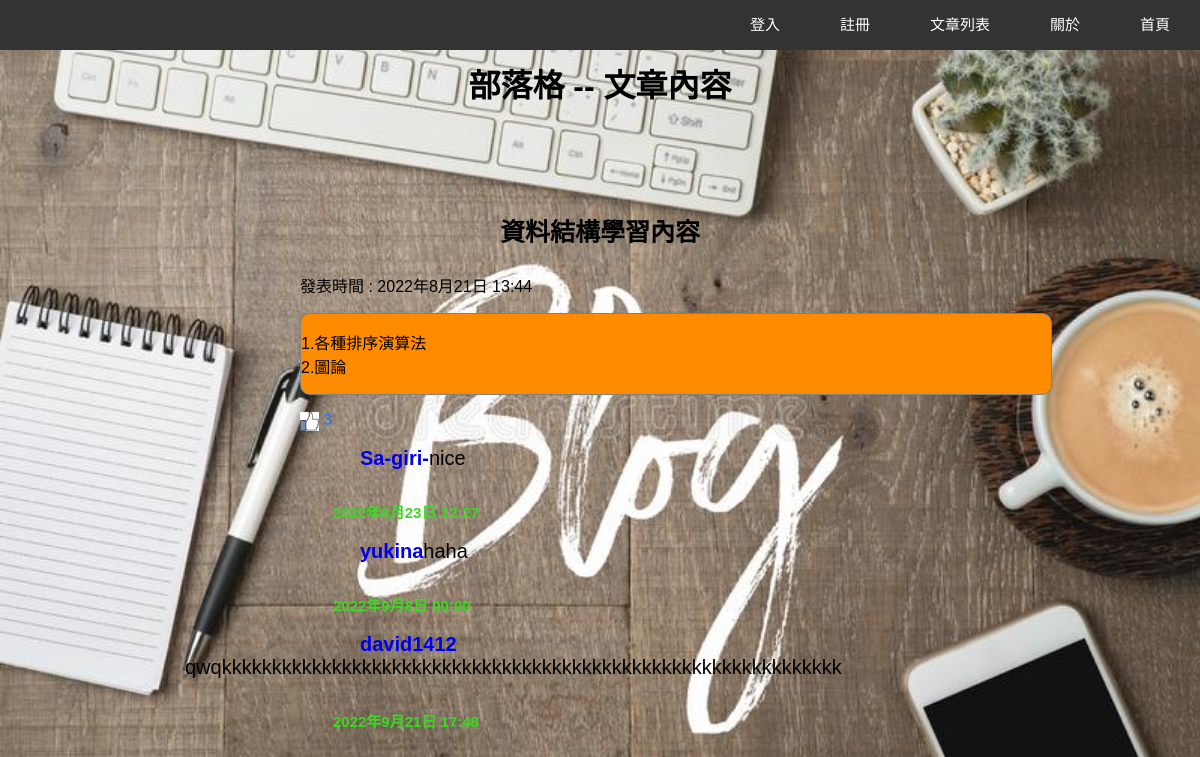
Screenshot of /articleRead/2/ with the database file from the repository.
### article/models.py (models this page shows, shortened)
class Article(models.Model):
    title = models.CharField(max_length=128, unique=True)
    content = models.TextField()
    pubDateTime = models.DateTimeField(auto_now_add=True)
    likes = models.ManyToManyField(User)
    class Meta:
        db_table = 'Articles'

class Comment(models.Model):
    article = models.ForeignKey(Article, on_delete=models.CASCADE)
    user = models.ForeignKey(User , on_delete=models.CASCADE)
    content = models.CharField(max_length=128)
    pubDateTime = models.DateTimeField(auto_now_add=True)
    class Meta:
        db_table = 'Comments'

### account/models.py (models this page shows, shortened)
class User(AbstractUser):
    fullName = models.CharField(max_length=128)
    email = models.EmailField(max_length=128)
    website = models.URLField(blank=True, null=True)
    address = models.CharField(max_length=128, blank=True, null=True)

### article/views.py (the view)
# urls.py: path('articleRead/<int:articleId>/', views.articleRead, name="articleRead"),
def articleRead(request, articleId):
    article = get_object_or_404(Article, id=articleId)
    context = {'article':article,
                'comments':Comment.objects.filter(article=article)}
    return render(request, 'article/articleRead.html', context)

### templates/article/articleRead.html (shortened to what this page needs)
{% extends "base.html" %}
{% load static %}
{% block heading %}文章內容{% endblock %}
{% block content %}
<link rel="stylesheet" href="{% static 'css/article.css' %}">
<link rel="stylesheet" href="{% static 'css/commentbutton.css' %}">
<div class="container">
    <h2 class="title">{{ article.title|linebreaks }}</h2>
        <div class="publishTime">
            <p>發表時間 : {{ article.pubDateTime }}</p>
        </div>
        <div class="articleContent">
            {{ article.content|linebreaks }}
        </div>
            <p class='like'>
                <img id="like" src="{% static 'img/like.png' %}" alt="like"> {{ article.likes.count }}
            </p>
        <div class="Allcomment">
        {% for comment in comments %}
            <div class="div-comment">
                <span class="commentUser">
                    <a href="{% url 'account:profile' comment.user.id %}">
                        {{ comment.user.username }}
                    </a>
                </span>
                {% if comment.user != user %}
                <div class="comment" id="comment">
                    {{ comment.content }}
                </div>
            {% endif %}
            <br>
                <span class="commentTime">
                    {{ comment.pubDateTime }}
                </span>
            </div>
        {% endfor %}
        </div>
</div>
{% endblock %}

### static/css/main.css (style rules this page uses)
body { margin: 0; background: url('/static/img/background.jpg'); background-size: cover; font-family: Arial, Helvetica, sans-serif; }
div.container { margin-left: auto; margin-right: auto; margin-top: 5px; }
h1, h2 { text-align: center; padding-top: 5%; }

### static/css/about.css (style rules this page uses)
.title { text-align: center; font-size: 25px; }

### static/css/article.css (style rules this page uses)
.publishTime { margin-left: 25%; }
.articleContent { background-color: darkorange; border: thin solid gray; border-radius: 10px; width: 750px; margin-left: 25%; }
.like { font-weight: bold; color: #3e7bd1; margin-left: 25%; }
img#like { vertical-align: middle; width: 0.5cm; height: 0.5cm; }
.div-comment, .commentUser { font-size: 0.7cm; margin-left: 180px; }
.commentUser { font-weight: bold; color: #186caf; font-size: 20px; }
.commentUser a { text-decoration: none; }
.commentTime { font-weight: bold; font-size: 15px; color: rgb(57, 218, 32); margin-left: 15%; margin-top: 35px; }
.comment, .yourcomment { font-size: 20px; }

### static/css/commentbutton.css (style rules this page uses)
.comment { width: 450px; padding-left: 5px; }
.commentUser { float: left; }

### rows the page displays
Article: title "資料結構學習內容", pubDateTime "2022年8月21日 13:44", content "1.各種排序演算法 2.圖論", likes.count "3"
Comment: user.username "Sa-giri-", content "nice", pubDateTime "2022年8月23日 12:27"
Comment: user.username "yukina", content "haha", pubDateTime "2022年9月8日 00:00"
Comment: user.username "david1412", content "qwqkkkkkkkkkkkkkkkkkkkkkkkkkkkkkkkkkkkkkkkkkkkkkkkkkkkkkkkkkkkkkk", pubDateTime "2022年9月21日 17:48"
